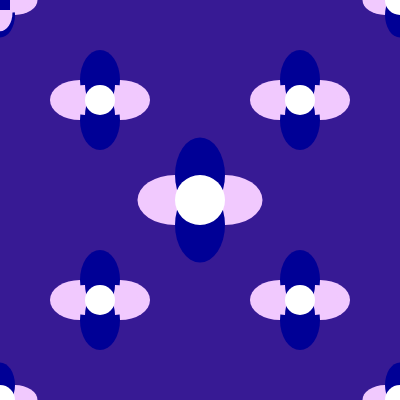
Frame 1 (no input)
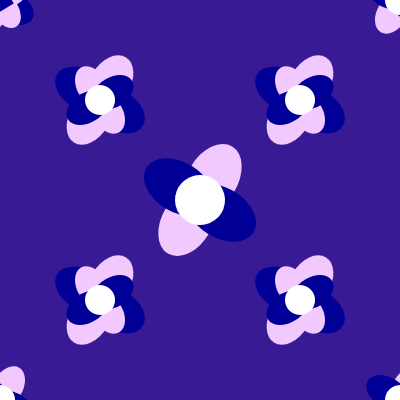
Frame 60 (no input)
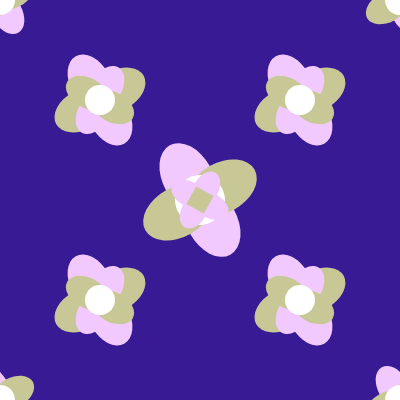
Frame 120 (the mouse pressed at the canvas centre since frame 60)

The p5.js sketch that drew these frames (run headless with seeded random() and noise() and a simulated clock; from frame 60 on, the mouse is pressed at the canvas centre):

// p5.js sketch
// ── sketch.js
// DM2008 — Activity 3b
// One Function Wonder (20 min)
//
// Write a function that draws a shape or group of shapes.
// It should take at least one parameter — try x, y, size, or color.
// Call it several times with different values to create variation.
//
// Ideas: a simple face, a flower, a house, an icon.
// Example: myShape(100, 200, 50); myShape(300, 200, 80);
//
// Stretch: call your function inside a for loop to create a repeating pattern.
let rot = 0;
function setup() {
  createCanvas(400, 400);
  rectMode(CENTER);
}

function draw() {
  background("#371a94");
  flower(200, 200, 50, 50);
  flower(100, 300, 40, 40);
  flower(100, 100, 40, 40);
  flower(400, 400, 30, 30);
  flower(300, 300, 40, 40);
  flower(300, 100, 40, 40);
  flower(0, 0, 30, 30);
  flower(0, 400, 30, 30);
  flower(400, 0, 30, 30);
  
  flowers(100, 100, 30, 30);
  flowers(300, 300, 30, 30);
  flowers(100, 300, 30, 30);
  flowers(300, 100, 30, 30);
  
  rectangle(mouseX, mouseY, 25, 25);
  // Call your function here with different values each time

  rot++;
}

// Define your function outside draw()
// It can be called from anywhere in your sketch
function rectangle(x,y,w,h){
  
  push();                // save state
  translate(mouseX, mouseY);
  rotate(radians(rot));
  
  fill("#f1c9fe");
  ellipse(0-w/2, 0, w*1.5, h);
  ellipse(0+w/2, 0, w*1.5, h);
  ellipse(0, 0+h/2, w, h*1.5);
  ellipse(0, 0-h/2, w, h*1.5);
  fill(mouseX, mouseY, 150);
  rect(0, 0, 20, 20); 
  
  pop();
}


function flower(x, y, w, h) {
  noStroke();
  push();
  translate(x, y);
  rotate(radians(-rot));
  fill("#f1c9fe");
  ellipse(0-w/2, 0, w*1.5, h);
  ellipse(0+w/2, 0, w*1.5, h);
  fill(mouseY, mouseX, 150)
  ellipse(0, 0+h/2, w, h*1.5);
  ellipse(0, 0-h/2, w, h*1.5);
  fill("#fff");
  ellipse(0, 0, w);
  pop();
}

function flowers(x, y, w, h) {
  noStroke();
  push();
  translate(x, y);
  rotate(radians(rot));
  fill("#f1c9fe");
  ellipse(0-w/2, 0, w*1.5, h);
  ellipse(0+w/2, 0, w*1.5, h);
  fill(mouseX, mouseY, 150)
  ellipse(0, 0+h/2, w, h*1.5);
  ellipse(0, 0-h/2, w, h*1.5);
  fill("#fff");
  ellipse(0, 0, w);
  pop();
}
